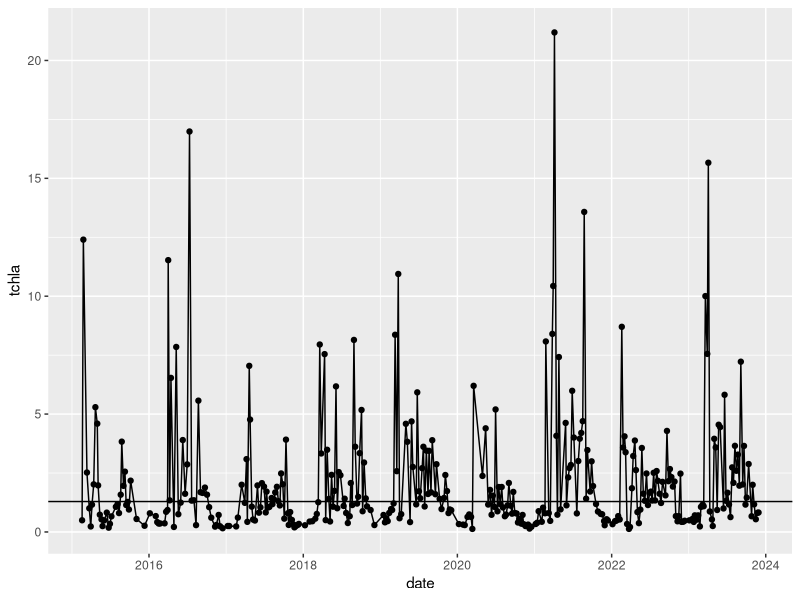
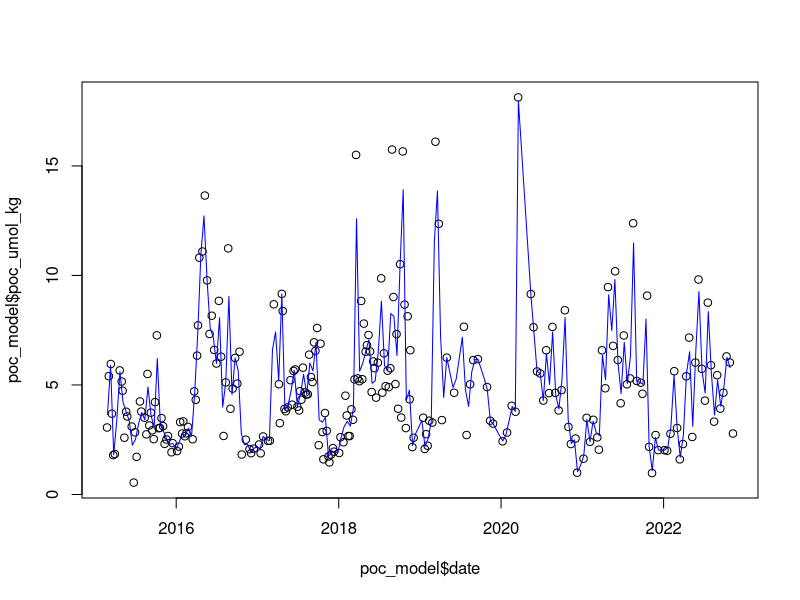
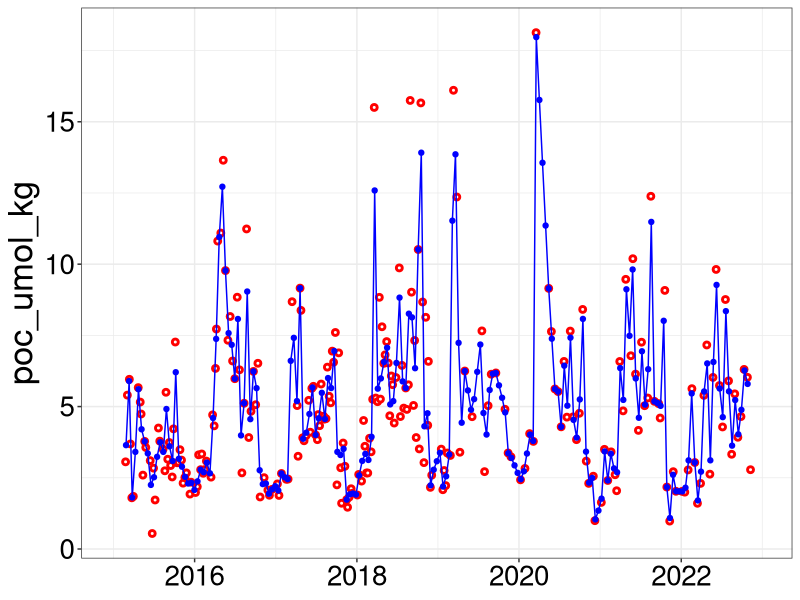
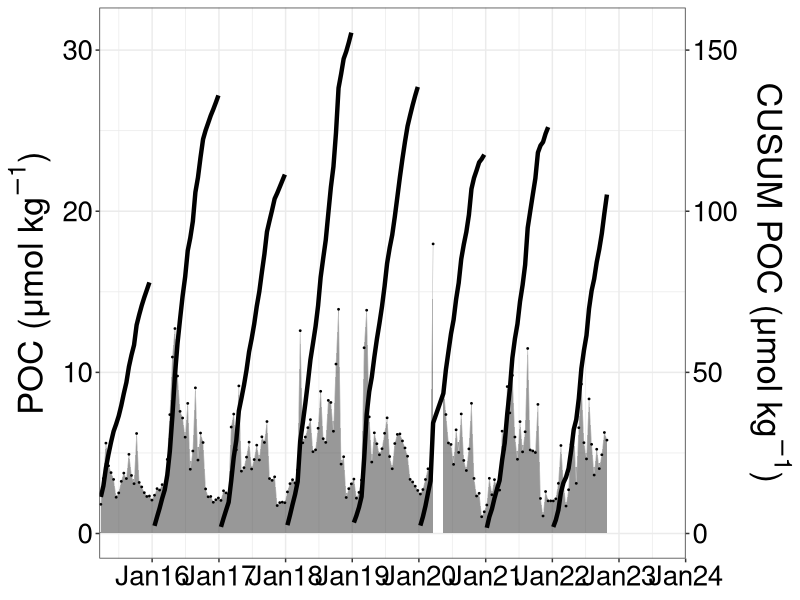
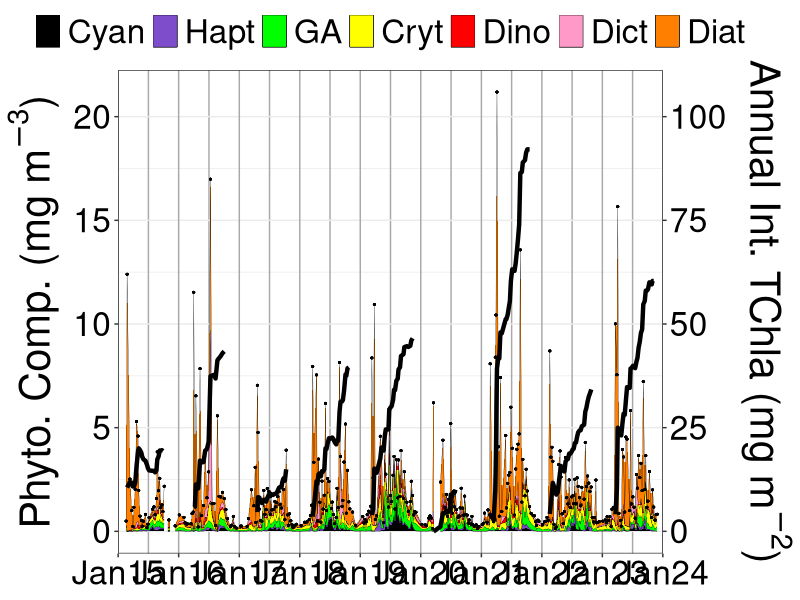
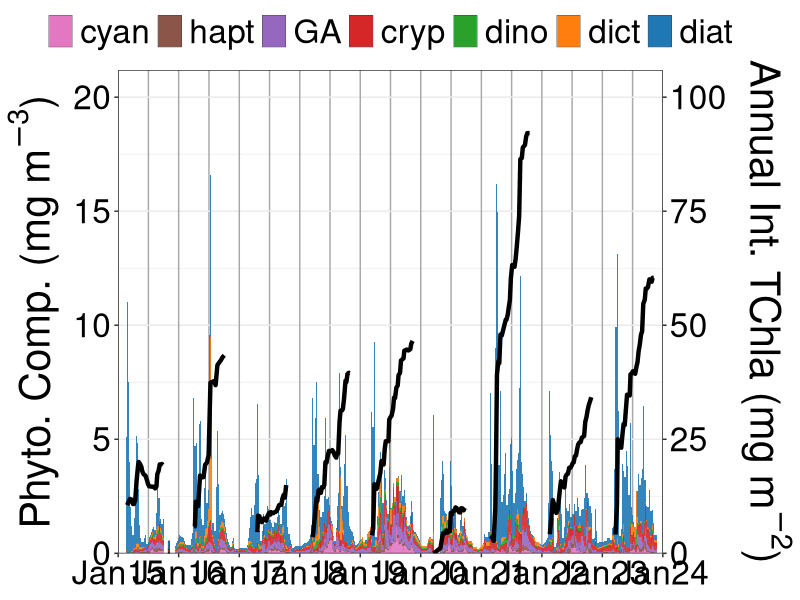
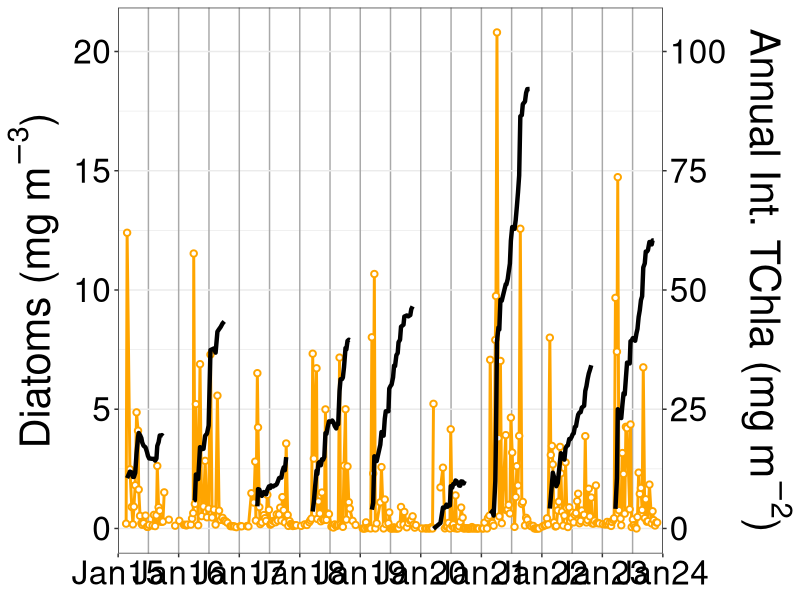
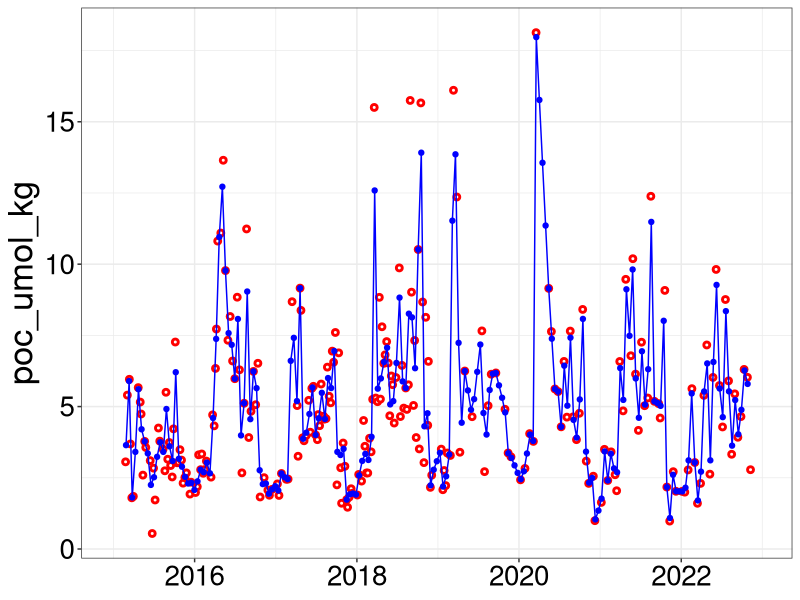

Reproduce these figures in R, in order.
## ---- chunk 1
#Upload packages -  go through these to see which apply.
library(tidyverse)
library(here)
library(patchwork)
library(readxl)
## ---- chunk 2
#Upload the full 5m chemtax timeseries - processing in same way as manuscript
chem <- read_csv(here("files", "combined_2024-02-07.csv"))

#POC data
poc <- read_csv(here("outputs", "poc_conversion_2024-05-13.csv"))
## ---- chunk 3
#Working with chemtax data to make it easy to plot

#Making the date column a date format
chem <- chem %>% 
  mutate(date2 = lubridate::mdy(Date))

#Selecting appropriate columns and renaming to easy to work with names
chem <- chem %>% 
  select(date = date2, depth, cyan = Cyanobacteria, hapt = Hapto, 
         GA = `Prasinophytes-3`, cryp = Cryptophytes,
         dino = `Dinoflagellates-1`, dict = Dictyo, diat = `Diatoms-1`)

#Pivoting to long/tidy for plotting in ggplot
chem_long <- chem %>% 
  pivot_longer(c(cyan:diat), names_to = "group", values_to = "contribution")

#Calculating TChla for each sample
chem_long <- chem_long %>% 
  group_by(date, group) %>% 
  summarise(contribution = mean(contribution)) %>% 
  ungroup() %>% 
  group_by(date) %>% 
  mutate(tchla = sum(contribution)) %>% 
  ungroup()

#checking to see if there are any duplicates - there were replicates taken for DFO comparisons. None found because I already averaged these for the manuscript.
chem_dup <- chem_long %>%
  distinct(date, tchla) %>% 
  group_by(date) %>% 
  mutate(dup = n()) %>% 
  ungroup() %>% 
  filter(dup > 1)

#Good to move forward
## ---- chunk 4
#Setting plotting order phytoplankton groups

#Order phytoplankton groups roughly from smallest to largest - create order list
order_chem <- c("cyan", "hapt", "GA", "cryp",
                   "dino", "dict", "diat")

#Chemtax full data - Specify order of phyto groups for figures
chem_long <- arrange(mutate(chem_long,
                                group = factor(group,
                                levels = order_chem)))

## ---- chunk 5
#Set Color palette for plotting. Currently based on QU39 manuscript. Brewer has some good ones for R style.
palette <- c("#ff8000", #1 - Diatoms (orange)
             "#ff99c7", #2 - Dictyochophytes (pink)
             #"#4d6600", #3 - Raphidophytes (dark green)
             "#ff0000", #4 - Dinoflagellates (Red)
             "#ffff00", #5 - Cryptophytes (yellow)
             "#00ff00", #6 - Chlorophyta (light green)
             "#7d4dcc", #7 - Haptophytes (purple)
             "#000000") #8 - Cyanobacteria (black)
## ---- chunk 6
#Doing the cumulative sum for each year

#Calculating cumulative sum TChla
cu_sum <- chem_long %>%
  select(date, tchla) %>% 
  distinct() %>% 
  mutate(year = lubridate::year(date), 
         doy = lubridate::yday(date)) %>% 
  filter(!is.na(tchla)) %>% 
  mutate(median_all_tchla = median(tchla)) %>% 
  group_by(year) %>% 
  mutate(bm_total = tchla - median_all_tchla,
         bm_sum_total = cumsum(bm_total)) %>%  
  ungroup() %>% 
  mutate(doy = lubridate::yday(date))

#Selecting max value for Wiley's table
cu_sum_max_tchla <- cu_sum %>% 
  group_by(year) %>% 
  filter(bm_sum_total == max(bm_sum_total, na.rm = T)) %>% 
  ungroup()

#Selecting max value for Wiley's table
cu_sum_pos_tchla <- cu_sum %>% 
  group_by(year) %>% 
  slice(which.max(bm_sum_total > 0)) %>% 
  ungroup()
## ---- chunk 7
#Trying the method of Racault et al. (2015) http://dx.doi.org/10.1016/j.rse.2015.01.019

#Calculate the climatological median value +10%
rac_ts_med <- chem_long %>%
  select(date, tchla) %>% 
  distinct() %>% 
  mutate(year = lubridate::year(date), 
         doy = lubridate::yday(date)) %>% 
  filter(!is.na(tchla)) %>% 
  mutate(median_all_tchla = median(tchla),
         median_10perc = (median_all_tchla*0.1) + median_all_tchla,
         anom = tchla - median_10perc) %>% 
  group_by(year) %>%
  mutate(cu_sum_anom = cumsum(anom),
         diff = cu_sum_anom - lag(cu_sum_anom, 1)) 
## ---- chunk 8
rac_ts_med %>% 
  # filter(year == 2016) %>% 
  ggplot(aes(date, tchla)) +
  geom_point() +
  geom_line() +
  geom_hline(yintercept = 1.29)
## ---- chunk 9
#Joining the cumulative sum with the chemtax data for plotting.
chem_join_plot <- chem_long %>% 
  left_join(cu_sum) 
## ---- chunk 10
#Setting a scale factor for the right-y axis in the CHEMTAX and annual integration plot - next chunk
scale_int <- 5
## ---- chunk 11
chem_full <- chem_join_plot %>%
  mutate(year = lubridate::year(date),
         yday = lubridate::yday(date)) %>%
  ggplot() +
  geom_area(data = filter(chem_join_plot, date > as.Date("2015-01-01") &
                            date < as.Date("2015-10-07")),
            aes(date, contribution, fill = fct_rev(group)),
            alpha = 1, color = "black", size = 0.1) +
  geom_area(data = filter(chem_join_plot, date > as.Date("2015-10-07") &
                            date < as.Date("2015-11-04")),
            aes(date, contribution, fill = fct_rev(group)),
            alpha = 1, color = "black", size = 0.1) +
  geom_bar(data = filter(chem_join_plot, date == as.Date("2015-11-03")),
           aes(date, contribution, fill = fct_rev(group)),
           alpha = 1, color = "black", width = 10, size = 0.1,  
           position = "stack", stat = "identity") +
  geom_area(data = filter(chem_join_plot, date > as.Date("2015-11-04") &
                            date < as.Date("2020-03-19")),
            aes(date, contribution, fill = fct_rev(group)),
            alpha = 1, color = "black", size = 0.1) +
  geom_area(data = filter(chem_join_plot, date > as.Date("2020-03-19")),
            aes(date, contribution, fill = fct_rev(group)),
            alpha = 1, color = "black", size = 0.1) +
  geom_point(aes(date, tchla), size = 0.3) +
  scale_fill_manual(values = palette,
                    labels = c("Diat", "Dict", "Dino", "Cryt", "GA",
                               "Hapt", "Cyan")) +
  geom_line(data = filter(chem_join_plot, date > as.Date("2015-02-23") &
                            date < as.Date("2015-10-06")),
            aes(date, y = bm_sum_total/scale_int),
            color = "black", size = 1.5) +
  geom_line(data = filter(chem_join_plot, date >= as.Date("2016-04-01") &
                            date <= as.Date("2016-10-02")),
            aes(date, y = bm_sum_total/scale_int),
            color = "black", size = 1.5) +
  geom_line(data = filter(chem_join_plot, date >= as.Date("2017-04-20") &
                            date <= as.Date("2017-10-11")),
            aes(date, y = bm_sum_total/scale_int),
            color = "black", size = 1.5) +
  geom_line(data = filter(chem_join_plot, date >= as.Date("2018-03-20") &
                            date <= as.Date("2018-10-24")),
            aes(date, y = bm_sum_total/scale_int),
            color = "black", size = 1.5) +
  geom_line(data = filter(chem_join_plot, date >= as.Date("2019-03-12") &
                            date <= as.Date("2019-11-13")),
            aes(date, y = bm_sum_total/scale_int),
            color = "black", size = 1.5) +
  geom_line(data = filter(chem_join_plot, date >= as.Date("2020-03-18") &
                            date <= as.Date("2020-07-29")),
            aes(date, y = bm_sum_total/scale_int),
            color = "black", size = 1.5) +
  geom_line(data = filter(chem_join_plot, date >= as.Date("2021-02-23") &
                            date <= as.Date("2021-10-19")),
            aes(date, y = bm_sum_total/scale_int),
            color = "black", size = 1.5) +
  geom_line(data = filter(chem_join_plot, date >= as.Date("2022-02-18") &
                            date <= as.Date("2022-10-26")),
            aes(date, y = bm_sum_total/scale_int),
            color = "black", size = 1.5) +
  geom_line(data = filter(chem_join_plot, date >= as.Date("2023-03-21") &
                            date <= as.Date("2023-11-07")),
            aes(date, y = bm_sum_total/scale_int),
            color = "black", size = 1.5) +
  scale_y_continuous(sec.axis = sec_axis(~.*scale_int,
                                         name = bquote("Annual Int. TChla (mg" ~ m^-2*")"))) +
  scale_x_date(limits = as.Date(c("2015-01-01", "2024-01-01")),
               expand = c(0, 0),
               date_breaks = "years", date_labels = "%b%y") +
  theme_bw() +
  labs(y = bquote("Phyto. Comp. (mg" ~ m^-3*")"),
       fill = "Group") +
  theme(panel.grid.major.x =  element_line(color = "darkgrey", size = 0.5),
        panel.grid.minor.x =  element_line(color = "darkgrey", size = 0.5),
        legend.position = "top",
        legend.direction = "horizontal",
        legend.title = element_blank(),
        text = element_text(size = 30), #35
        axis.text = element_text(color = "black"),
        axis.title.x = element_blank()) +
  guides(fill = guide_legend(nrow = 1, reverse = TRUE))

ggsave(here("figures", "timeseries_5m_chemtax_integrated.png"),
        width = 16, height = 6, dpi = 300)
## ---- chunk 12
chem_full <- chem_join_plot %>%
  mutate(year = lubridate::year(date),
         yday = lubridate::yday(date)) %>%
  ggplot() +
  geom_area(data = filter(chem_join_plot, date > as.Date("2015-01-01") &
                            date < as.Date("2015-10-07")),
            aes(date, contribution, fill = fct_rev(group)),
            alpha = 0.9) +
  geom_area(data = filter(chem_join_plot, date > as.Date("2015-10-07") &
                            date < as.Date("2015-11-04")),
            aes(date, contribution, fill = fct_rev(group)),
            alpha = 0.9) +
  geom_bar(data = filter(chem_join_plot, date == as.Date("2015-11-03")),
           aes(date, contribution, fill = fct_rev(group)),
           alpha = 0.9, color = "black", width = 10, size = 0.1,  
           position = "stack", stat = "identity") +
  geom_area(data = filter(chem_join_plot, date > as.Date("2015-11-04") &
                            date < as.Date("2020-03-19")),
            aes(date, contribution, fill = fct_rev(group)),
            alpha = 0.9) +
  geom_area(data = filter(chem_join_plot, date > as.Date("2020-03-19")),
            aes(date, contribution, fill = fct_rev(group)),
            alpha = 0.9) +
  # geom_point(aes(date, tchla), size = 0.3) +
  # scale_fill_manual(values = palette,
  #                   labels = c("Diat", "Dict", "Dino", "Cryt", "GA",
  #                              "Hapt", "Cyan")) +
  ggsci::scale_fill_d3() +
  geom_line(data = filter(chem_join_plot, date > as.Date("2015-02-23") &
                            date < as.Date("2015-10-06")),
            aes(date, y = bm_sum_total/scale_int),
            color = "black", size = 1.5) +
  geom_line(data = filter(chem_join_plot, date >= as.Date("2016-04-01") &
                            date <= as.Date("2016-10-02")),
            aes(date, y = bm_sum_total/scale_int),
            color = "black", size = 1.5) +
  geom_line(data = filter(chem_join_plot, date >= as.Date("2017-04-20") &
                            date <= as.Date("2017-10-11")),
            aes(date, y = bm_sum_total/scale_int),
            color = "black", size = 1.5) +
  geom_line(data = filter(chem_join_plot, date >= as.Date("2018-03-20") &
                            date <= as.Date("2018-10-30")),
            aes(date, y = bm_sum_total/scale_int),
            color = "black", size = 1.5) +
  geom_line(data = filter(chem_join_plot, date >= as.Date("2019-03-12") &
                            date <= as.Date("2019-11-13")),
            aes(date, y = bm_sum_total/scale_int),
            color = "black", size = 1.5) +
  geom_line(data = filter(chem_join_plot, date >= as.Date("2020-03-18") &
                            date <= as.Date("2020-09-22")),
            aes(date, y = bm_sum_total/scale_int),
            color = "black", size = 1.5) +
  geom_line(data = filter(chem_join_plot, date >= as.Date("2021-02-23") &
                            date <= as.Date("2021-10-19")),
            aes(date, y = bm_sum_total/scale_int),
            color = "black", size = 1.5) +
  geom_line(data = filter(chem_join_plot, date >= as.Date("2022-02-18") &
                            date <= as.Date("2022-10-26")),
            aes(date, y = bm_sum_total/scale_int),
            color = "black", size = 1.5) +
  geom_line(data = filter(chem_join_plot, date >= as.Date("2023-03-21") &
                            date <= as.Date("2023-11-07")),
            aes(date, y = bm_sum_total/scale_int),
            color = "black", size = 1.5) +
  scale_y_continuous(sec.axis = sec_axis(~.*scale_int,
                                         name = bquote("Annual Int. TChla (mg" ~ m^-2*")")),
                     expand = c(0, 0)) +
  scale_x_date(limits = as.Date(c("2015-01-01", "2024-01-01")),
               expand = c(0, 0),
               date_breaks = "years", date_labels = "%b%y") +
  theme_bw() +
  labs(y = bquote("Phyto. Comp. (mg" ~ m^-3*")"),
       fill = "Group") +
  theme(panel.grid.major.x =  element_line(color = "darkgrey", size = 0.5),
        panel.grid.minor.x =  element_line(color = "darkgrey", size = 0.5),
        legend.position = "top",
        legend.direction = "horizontal",
        legend.title = element_blank(),
        text = element_text(size = 30), #35
        axis.text = element_text(color = "black"),
        axis.title.x = element_blank()) +
  guides(fill = guide_legend(nrow = 1, reverse = TRUE))

ggsave(here("figures", "timeseries_5m_chemtax_integrated_alternative.png"),
        width = 16, height = 6, dpi = 300)
## ---- chunk 13
chem_full <- chem_join_plot %>%
  mutate(year = lubridate::year(date),
         yday = lubridate::yday(date)) %>%
  ggplot() +
  geom_line(data = filter(chem_join_plot, date > as.Date("2015-01-01") &
                            date < as.Date("2015-10-07") & group == "diat"),
            aes(date, contribution),
            size = 1, color = "orange") +
  geom_line(data = filter(chem_join_plot, date > as.Date("2015-10-07") &
                            date < as.Date("2015-11-04") & group == "diat"),
            aes(date, contribution),
            size = 1, color = "orange") +
  # geom_point(data = filter(chem_join_plot, date == as.Date("2015-11-03") 
  #                          & group == "diat"),
  #            aes(date, contribution),
  #            color = "black", size = 3) +
  geom_line(data = filter(chem_join_plot, date > as.Date("2015-11-04") &
                            date < as.Date("2020-03-19") & group == "diat"),
            aes(date, contribution),
            size = 1, color = "orange") +
  geom_line(data = filter(chem_join_plot, date > as.Date("2020-03-19") 
                          & group == "diat"),
            aes(date, contribution),
            size = 1, color = "orange") +
  geom_point(data = filter(chem_join_plot, group == "diat"),
             aes(date, contribution),
             pch = 21, fill = "white", color = "orange", size = 1.5, stroke = 1) +
  geom_line(data = filter(chem_join_plot, date > as.Date("2015-02-23") &
                            date < as.Date("2015-10-06")),
            aes(date, y = bm_sum_total/scale_int),
            color = "black", size = 1.5) +
  geom_line(data = filter(chem_join_plot, date >= as.Date("2016-04-01") &
                            date <= as.Date("2016-10-02")),
            aes(date, y = bm_sum_total/scale_int),
            color = "black", size = 1.5) +
  geom_line(data = filter(chem_join_plot, date >= as.Date("2017-04-20") &
                            date <= as.Date("2017-10-11")),
            aes(date, y = bm_sum_total/scale_int),
            color = "black", size = 1.5) +
  geom_line(data = filter(chem_join_plot, date >= as.Date("2018-03-20") &
                            date <= as.Date("2018-10-30")),
            aes(date, y = bm_sum_total/scale_int),
            color = "black", size = 1.5) +
  geom_line(data = filter(chem_join_plot, date >= as.Date("2019-03-12") &
                            date <= as.Date("2019-11-13")),
            aes(date, y = bm_sum_total/scale_int),
            color = "black", size = 1.5) +
  geom_line(data = filter(chem_join_plot, date >= as.Date("2020-03-18") &
                            date <= as.Date("2020-09-22")),
            aes(date, y = bm_sum_total/scale_int),
            color = "black", size = 1.5) +
  geom_line(data = filter(chem_join_plot, date >= as.Date("2021-02-23") &
                            date <= as.Date("2021-10-19")),
            aes(date, y = bm_sum_total/scale_int),
            color = "black", size = 1.5) +
  geom_line(data = filter(chem_join_plot, date >= as.Date("2022-02-18") &
                            date <= as.Date("2022-10-26")),
            aes(date, y = bm_sum_total/scale_int),
            color = "black", size = 1.5) +
  geom_line(data = filter(chem_join_plot, date >= as.Date("2023-03-21") &
                            date <= as.Date("2023-11-07")),
            aes(date, y = bm_sum_total/scale_int),
            color = "black", size = 1.5) +
  scale_y_continuous(sec.axis = sec_axis(~.*scale_int,
                                         name = bquote("Annual Int. TChla (mg" ~ m^-2*")"))) +
  scale_x_date(limits = as.Date(c("2015-01-01", "2024-01-01")),
               expand = c(0, 0),
               date_breaks = "years", date_labels = "%b%y") +
  theme_bw() +
  labs(y = bquote("Diatoms (mg" ~ m^-3*")"),
       fill = "Group") +
  theme(panel.grid.major.x =  element_line(color = "darkgrey", size = 0.5),
        panel.grid.minor.x =  element_line(color = "darkgrey", size = 0.5),
        legend.position = "none",
        legend.title = element_blank(),
        text = element_text(size = 30), #35
        axis.text = element_text(color = "black"),
        axis.title.x = element_blank()) +
  guides(fill = guide_legend(nrow = 1, reverse = TRUE))

ggsave(here("figures", "timeseries_5m_chemtax_integrated_diatom.png"),
        width = 16, height = 6, dpi = 300)
## ---- chunk 14
# https://community.rstudio.com/t/interpolation-using-varying-dates/29607/2
poc_model <- poc %>% 
  select(!...1) %>% 
  filter(date > "2015-01-01" & date < "2023-01-01")

#Working to convert data to two week average using linear fit so that dataset is consistent for cumulative sum.
ApproxFun_kg <- approxfun(x = poc_model$date, y = poc_model$poc_umol_kg)
ApproxFun_l <- approxfun(x = poc_model$date, y = poc_model$poc_umol)
Dates <- seq.Date(lubridate::ymd("2015-01-01"), lubridate::ymd("2022-12-31"),
                  by = 14)

LinearFit_kg <- ApproxFun_kg(Dates)
LinearFit_l <- ApproxFun_l(Dates)
head(LinearFit_kg)

## ---- chunk 15
plot(poc_model$date, poc_model$poc_umol_kg)
lines(Dates, LinearFit_kg, col = "blue")
## ---- chunk 16
#Making a dataframe with the interpolated POC timeseries - doing this for both umol/kg and umol/m3
poc_interp_kg <- as.data.frame(LinearFit_kg)

#Adding date
poc_interp_kg$date = Dates

#renaming columns
poc_interp_kg <- poc_interp_kg %>% 
  select(date, poc_14_kg = LinearFit_kg)

#umol/l
poc_interp_l <- as.data.frame(LinearFit_l)

#adding dates
poc_interp_l$date = Dates

#renaming columns
poc_interp_l <- poc_interp_l %>% 
  select(date, poc_14_l = LinearFit_l)
## ---- chunk 17
#Plotting the interpolation versus the data.
poc_interp_kg %>% 
  ggplot() +
  # geom_line(data = poc, aes(x = date, y = poc_umol_kg), color = "black", size = 2) +
  geom_point(data = poc, aes(x = date, y = poc_umol_kg), color = "red",
             size = 1, fill = "white", pch = 21, stroke = 1.5) +
  geom_line(data = poc_interp_kg, aes(x = date, y = poc_14_kg), color = "blue") +
  geom_point(data = poc_interp_kg, aes(x = date, y = poc_14_kg), color = "blue") +
  theme_bw() +
  theme(text = element_text(size = 25), #35
        axis.text = element_text(colour = "black"),
        axis.title.x = element_blank())

ggsave(here("figures", "poc_interpolation_comparison_2023-05-13.png"),
       width = 12, height = 6, dpi = 300)  
## ---- chunk 18
#Removing the 2020 COVID gap from the interpolated data
poc_interp_kg_gap <- poc_interp_kg %>% 
  filter(date < "2020-03-21" | date > "2020-05-13")
## ---- chunk 19
#Calculating cumulative sum TChla with the umol/kg dataset
cu_sum_poc_kg <- poc_interp_kg_gap %>%
  drop_na() %>% 
  mutate(year = lubridate::year(date)) %>% 
  select(date, year, poc_14_kg) %>% 
  group_by(year) %>% 
  mutate(bm_sum_total_kg = cumsum(poc_14_kg)) %>%  
  ungroup() %>% 
  mutate(doy = lubridate::yday(date))

## ---- chunk 20
#Selecting max value for Wiley's table
cu_sum_max_poc_kg <- cu_sum_poc_kg %>% 
  group_by(year) %>% 
  filter(bm_sum_total_kg == max(bm_sum_total_kg, na.rm = T)) %>% 
  ungroup()

## ---- chunk 21
scale_pom2 <- 5

cu_sum_poc_kg %>%
  mutate(year = lubridate::year(date),
         yday = lubridate::yday(date)) %>%
  ggplot() +
  geom_area(data = filter(cu_sum_poc_kg, date > "2015-01-01" &
                            date < "2020-03-20"),
            aes(x = date, y = poc_14_kg), color = "gray", size = 0.2,
            alpha = 0.5) +
  geom_area(data = filter(cu_sum_poc_kg, date > "2020-05-13"),
            aes(x = date, y = poc_14_kg), color = "gray", size = 0.2,
            alpha = 0.5) +
  geom_point(aes(x = date, y = poc_14_kg), size = 0.3) +

  # geom_line(aes(date, y = bm_sum_total_kg/scale_pom2),
  #           color = "black", size = 1) +
  geom_line(data = filter(cu_sum_poc_kg, date > "2015-01-01" &
                            date < "2015-12-31"),
            aes(date, y = bm_sum_total_kg/scale_pom2),
            color = "black", size = 1.5) +
  geom_line(data = filter(cu_sum_poc_kg, date >= "2016-01-01" &
                            date <= "2016-12-31"),
            aes(date, y = bm_sum_total_kg/scale_pom2),
            color = "black", size = 1.5) +
  geom_line(data = filter(cu_sum_poc_kg, date >= "2017-01-01" &
                            date <= "2017-12-31"),
            aes(date, y = bm_sum_total_kg/scale_pom2),
            color = "black", size = 1.5) +
  geom_line(data = filter(cu_sum_poc_kg, date >= "2018-01-01" &
                            date <= "2018-12-31"),
            aes(date, y = bm_sum_total_kg/scale_pom2),
            color = "black", size = 1.5) +
  geom_line(data = filter(cu_sum_poc_kg, date >= "2019-01-01" &
                            date <= "2019-12-31"),
            aes(date, y = bm_sum_total_kg/scale_pom2),
            color = "black", size = 1.5) +
  geom_line(data = filter(cu_sum_poc_kg, date >= "2020-01-01" &
                            date <= "2020-12-31"),
            aes(date, y = bm_sum_total_kg/scale_pom2),
            color = "black", size = 1.5) +
  geom_line(data = filter(cu_sum_poc_kg, date >= "2021-01-01" &
                            date <= "2021-12-21"),
            aes(date, y = bm_sum_total_kg/scale_pom2),
            color = "black", size = 1.5) +
  geom_line(data = filter(cu_sum_poc_kg, date >= "2022-01-01" &
                            date <= "2022-12-31"),
            aes(date, y = bm_sum_total_kg/scale_pom2),
            color = "black", size = 1.5) +
  # geom_point(aes(date, y = bm_sum/scale_pom), fill = "transparent", size = 1.5,
  #            pch = 21, stroke = 1) +
  scale_y_continuous(sec.axis = sec_axis(~.*scale_pom2,
                                         name = bquote("CUSUM POC (μmol" ~ kg^-1*")"))) +
  scale_x_date(limits = as.Date(c("2015-03-18", "2024-01-01")),
               expand = c(0, 0),
               date_breaks = "years", date_labels = "%b%y") +
  # coord_cartesian(xlim = as.Date(c("2015-03-18", "2023-05-09"))) +
  theme_bw() +
  labs(y = bquote("POC (μmol" ~ kg^-1*")")) +
  # scale_y_continuous(expand = c(0, 0), limits = c(0,12)) +
  # scale_x_date(breaks = scales::date_breaks("3 month"),
  #              labels = scales::date_format("%m/%y")) +
  theme(legend.position = c(0.1, 0.93),
        legend.direction = "horizontal",
        legend.title = element_blank(),
        # strip.background = element_blank(),
        # strip.text.x = element_blank(),
        # panel.spacing = unit(2, "lines"),
        text = element_text(size = 25), #35
        axis.text = element_text(color = "black"),
        axis.title.x = element_blank())

ggsave(here("figures", "test_2024-05-13.png"),
        width = 15, height = 6, dpi = 300)
